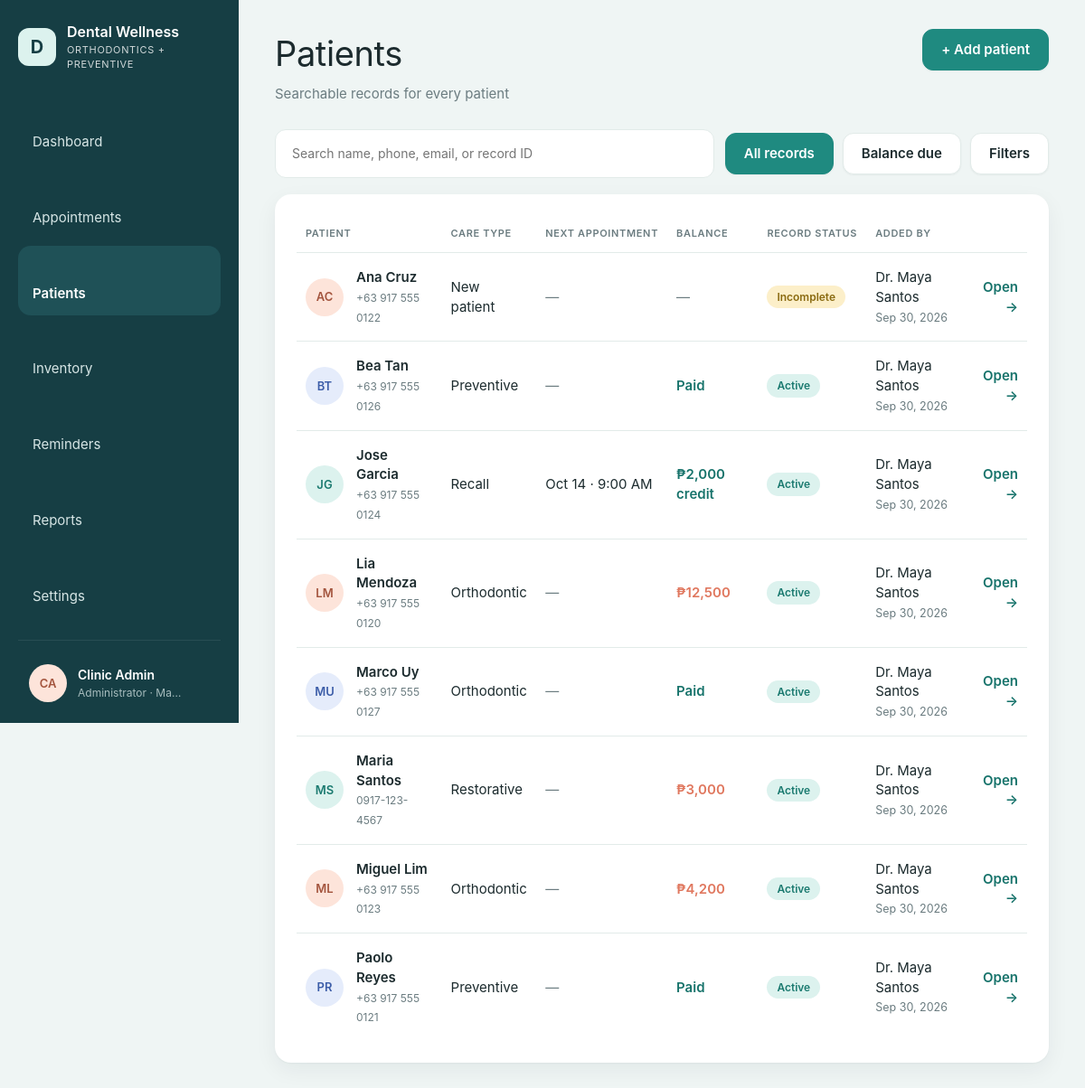
Page /patients/index.php (signed in) on the committed database.
### tables this page shows
CREATE TABLE IF NOT EXISTS users (
    id            INT UNSIGNED AUTO_INCREMENT PRIMARY KEY,
    name          VARCHAR(120) NOT NULL,
    username      VARCHAR(60)  NOT NULL UNIQUE,
    password_hash VARCHAR(255) NOT NULL,
    role          ENUM('admin','dentist','staff') NOT NULL DEFAULT 'staff',
    is_active     TINYINT(1) NOT NULL DEFAULT 1,
    last_login_at DATETIME NULL,
    created_at    DATETIME NOT NULL DEFAULT CURRENT_TIMESTAMP
);

CREATE TABLE IF NOT EXISTS patients (
    id                     INT UNSIGNED AUTO_INCREMENT PRIMARY KEY,
    record_no              VARCHAR(20) NULL UNIQUE,
    full_name              VARCHAR(150) NOT NULL,
    birth_date             DATE NULL,
    sex                    ENUM('female','male') NULL,
    phone                  VARCHAR(30) NULL,
    email                  VARCHAR(150) NULL,
    address                VARCHAR(255) NULL,
    care_type              ENUM('New patient','Preventive','Orthodontic','Restorative','Recall') NOT NULL DEFAULT 'New patient',
    emergency_name         VARCHAR(150) NULL,
    emergency_relationship VARCHAR(60) NULL,
    emergency_phone        VARCHAR(30) NULL,
    allergies              TEXT NULL,
    conditions             TEXT NULL,
    medications            TEXT NULL,
    dental_history         TEXT NULL,
    notes                  TEXT NULL,
    consent_signed         TINYINT(1) NOT NULL DEFAULT 0,
    consent_date           DATE NULL,
    status                 ENUM('draft','incomplete','active','archived') NOT NULL DEFAULT 'incomplete',
    created_by             INT UNSIGNED NULL,
    created_at             DATETIME NOT NULL DEFAULT CURRENT_TIMESTAMP,
    updated_at             DATETIME NOT NULL DEFAULT CURRENT_TIMESTAMP ON UPDATE CURRENT_TIMESTAMP,
    INDEX idx_patients_name (full_name),
    INDEX idx_patients_phone (phone),
    FOREIGN KEY (created_by) REFERENCES users(id) ON DELETE SET NULL
);

### includes/db.php (called while the page is built, shortened)
<?php
function db(): PDO
{
    static $pdo = null;
    if ($pdo === null) {
        $c = config('db');
        $dsn = sprintf('mysql:host=%s;port=%d;dbname=%s;charset=utf8mb4', $c['host'], $c['port'], $c['name']);
        $pdo = new PDO($dsn, $c['user'], $c['pass'], [
            PDO::ATTR_ERRMODE            => PDO::ERRMODE_EXCEPTION,
            PDO::ATTR_DEFAULT_FETCH_MODE => PDO::FETCH_ASSOC,
            PDO::ATTR_EMULATE_PREPARES   => false,
        ]);
        $pdo->exec("SET time_zone = '" . (new DateTime())->format('P') . "'");
        ensure_void_columns($pdo);
    }
    return $pdo;
}
function ensure_void_columns(PDO $pdo): void
{
    foreach (['treatments', 'payments'] as $table) {
        try {
            if ($pdo->query("SHOW COLUMNS FROM $table LIKE 'voided_at'")->fetch()) {
                continue;
            }
        } catch (PDOException $ex) {
            return;
        }
        $pdo->exec("ALTER TABLE $table ADD voided_at DATETIME NULL, ADD voided_by INT UNSIGNED NULL, ADD void_reason VARCHAR(255) NULL");
    }
}
function q(string $sql, array $params = []): PDOStatement
{
    $stmt = db()->prepare($sql);
    $stmt->execute($params);
    return $stmt;
}
function q_all(string $sql, array $params = []): array
{
    return q($sql, $params)->fetchAll();
}
function q_row(string $sql, array $params = []): ?array
{
    $row = q($sql, $params)->fetch();
    return $row === false ? null : $row;
}

### includes/auth.php (called while the page is built, shortened)
<?php
function current_user(): ?array
{
    static $user = false;
    if ($user === false) {
        $user = null;
        if (!empty($_SESSION['user_id'])) {
            $row = q_row('SELECT id, name, username, role, password_hash FROM users WHERE id = ? AND is_active = 1', [$_SESSION['user_id']]);
            $idle = (int) config('security.idle_minutes', 30) * 60;
            if (!$row) {
                end_user_session();
            } elseif ($idle > 0 && time() - (int) ($_SESSION['last_seen'] ?? 0) > $idle) {
                end_user_session('You were signed out after ' . ($idle / 60) . ' minutes without activity.');
            } elseif (!hash_equals((string) ($_SESSION['pw_fp'] ?? ''), password_fingerprint($row['password_hash']))) {
                end_user_session('Your password was changed. Sign in again with the new one.');
            } else {
                unset($row['password_hash']);
                $user = $row;
            }
        }
    }
    return $user;
}
function password_fingerprint(string $hash): string
{
    return hash('sha256', $hash);
}
function require_login(): array
{
    $user = current_user();
    return $user;
}
function can(string $permission): bool
{
    $user = current_user();
    $perms = ROLE_PERMISSIONS[$user['role']] ?? [];
    return in_array('*', $perms, true) || in_array($permission, $perms, true);
}

### patients/index.php (the view, shortened to what this page needs)
<?php
require_login();
$search = input('q');
$filter = input('filter');
$status = input('status');
$care = input('care');
$page = max(1, (int) input('page', '1'));
$perPage = 25;
$where = [];
$params = [];
if (isset(PATIENT_STATUSES[$status])) {
    $where[] = 'p.status = ?';
    $params[] = $status;
} else {
    $where[] = "p.status <> 'archived'";
}
$whereSql = 'WHERE ' . implode(' AND ', $where);
$patients = q_all('SELECT p.*, b.balance, b.charged, u.name AS added_by,
        (SELECT MIN(a.starts_at) FROM appointments a WHERE a.patient_id = p.id AND a.starts_at >= CURDATE()
            AND a.status NOT IN (\'cancelled\',\'no_show\',\'completed\')) AS next_appt
    FROM patients p JOIN ' . BALANCES . " b ON b.patient_id = p.id
    LEFT JOIN users u ON u.id = p.created_by $whereSql
    ORDER BY p.full_name LIMIT $perPage OFFSET " . (($page - 1) * $perPage), $params);
$link = fn(array $changes) => url('patients/') . '?' . http_build_query(array_filter(array_merge(
    ['q' => $search, 'filter' => $filter, 'status' => $status, 'care' => $care], $changes), fn($v) => $v !== '' && $v !== null));
layout_start('Patients', 'patients', [
    'subtitle' => 'Searchable records for every patient',
    'action'   => '<a class="btn btn-primary" href="' . url('patients/form.php') . '">+ Add patient</a>',
]);
?>
<div class="toolbar">
  <form method="get" class="spacer" role="search">
    <input type="search" name="q" value="<?= e($search) ?>" placeholder="Search name, phone, email, or record ID" aria-label="Search patients" style="background:var(--panel);padding:16px 18px">
  </form>
  <div class="row">
    <a class="btn<?= $filter === '' && $status === '' && $care === '' ? ' is-on' : '' ?>" href="<?= url('patients/') ?><?= $search !== '' ? '?q=' . e(urlencode($search)) : '' ?>">All records</a>
    <a class="btn<?= $filter === 'balance' ? ' is-on' : '' ?>" href="<?= e($link(['filter' => $filter === 'balance' ? '' : 'balance', 'page' => ''])) ?>">Balance due</a>
    <details class="user-menu">
      <summary class="btn<?= $status !== '' || $care !== '' ? ' is-on' : '' ?>">Filters</summary>
    </details>
  </div>
</div>
<section class="card">
  <div class="table-wrap">
    <table class="table-cards">
      <thead><tr><th>Patient</th><th>Care type</th><th>Next appointment</th><th>Balance</th><th>Record status</th><th>Added by</th><th></th></tr></thead>
      <tbody>
        <?php foreach ($patients as $i => $p): ?>
          <tr>
            <td><div class="who"><?= avatar($p['full_name'], $i) ?><span><strong><?= e($p['full_name']) ?></strong><small><?= e($p['phone'] ?: $p['record_no']) ?></small></span></div></td>
            <td data-label="Care type"><?= e($p['care_type']) ?></td>
            <td data-label="Next appointment"><?= $p['next_appt'] ? e(fmt_date($p['next_appt'], 'M j')) . ' · ' . fmt_time($p['next_appt']) : '<span class="muted">—</span>' ?></td>
            <td data-label="Balance">
              <?php if ($p['balance'] > 0): ?><span class="amount-due"><?= money($p['balance']) ?></span>
              <?php elseif ($p['balance'] < 0): ?><span class="amount-credit"><?= money($p['balance']) ?> credit</span>
              <?php elseif ($p['charged'] > 0): ?><span class="amount-paid">Paid</span>
              <?php else: ?><span class="muted">—</span><?php endif; ?>
            </td>
            <td data-label="Record status"><?= pill($p['status']) ?></td>
            <td data-label="Added by"><?= $p['added_by'] ? e($p['added_by']) : '<span class="muted">—</span>' ?><br><small class="muted"><?= e(fmt_date($p['created_at'], 'M j, Y')) ?></small></td>
            <td class="num"><a href="<?= url('patients/view.php') ?>?id=<?= $p['id'] ?>" style="font-weight:600">Open →</a></td>
          </tr>
        <?php endforeach; ?>
      </tbody>
    </table>
  </div>
</section>
<?php layout_end();

### includes/layout.php (shortened to what this page needs)
<?php
function icon(string $name): string
{
    $paths = [
        'dashboard'    => '<rect x="3" y="3" width="7" height="7" rx="1.5"/><rect x="14" y="3" width="7" height="7" rx="1.5"/><rect x="3" y="14" width="7" height="7" rx="1.5"/><rect x="14" y="14" width="7" height="7" rx="1.5"/>',
        'appointments' => '<rect x="3" y="5" width="18" height="16" rx="2"/><path d="M3 10h18M8 3v4M16 3v4"/>',
        'patients'     => '<circle cx="12" cy="8" r="4"/><path d="M4 21c0-4 4-6 8-6s8 2 8 6"/>',
        'inventory'    => '<ellipse cx="12" cy="6" rx="8" ry="3"/><path d="M4 6v6c0 1.7 3.6 3 8 3s8-1.3 8-3V6M4 12v6c0 1.7 3.6 3 8 3s8-1.3 8-3v-6"/>',
        'reminders'    => '<circle cx="12" cy="13" r="7"/><path d="M12 10v3l2 2M5 4 3 6M19 4l2 2"/>',
        'reports'      => '<path d="M6 3h9l4 4v14H6z"/><path d="M9 12h7M9 16h7M9 8h3"/>',
        'settings'     => '<circle cx="12" cy="12" r="3"/><path d="M12 2v3M12 19v3M4.2 4.2l2.1 2.1M17.7 17.7l2.1 2.1M2 12h3M19 12h3M4.2 19.8l2.1-2.1M17.7 6.3l2.1-2.1"/>',
        'logout'       => '<path d="M15 4h4v16h-4M10 8l-4 4 4 4M6 12h10"/>',
        'theme'        => '<path d="M20 14.5A8 8 0 1 1 9.5 4a6.5 6.5 0 0 0 10.5 10.5z"/>',
        'key'          => '<circle cx="8" cy="15" r="4"/><path d="M11 12l9-9M17 6l3 3M15 8l2 2"/>',
        'menu'         => '<path d="M4 6h16M4 12h16M4 18h16"/>',
        'chevron'      => '<path d="M9 6l6 6-6 6"/>',
    ];
    return '<svg class="icon" viewBox="0 0 24 24" fill="none" stroke="currentColor" stroke-width="1.6" stroke-linecap="round" stroke-linejoin="round" aria-hidden="true">'
        . ($paths[$name] ?? '') . '</svg>';
}
function theme_head(): string
{
    return "<script>(function(){var p;try{p=localStorage.getItem('welldent-theme')}catch(e){}"
        . "var d=p==='dark'||(p!=='light'&&window.matchMedia('(prefers-color-scheme: dark)').matches);"
        . "document.documentElement.setAttribute('data-theme',d?'dark':'light');"
        . "try{if(localStorage.getItem('welldent-sidebar')==='collapsed')document.documentElement.setAttribute('data-sidebar','collapsed')}catch(e){}})()</script>\n"
        . '<link rel="stylesheet" href="' . url('assets/css/app.css?v=9') . '">';
}
function layout_start(string $title, string $active, array $opts = []): void
{
    $user = current_user();
    $nav = [
        'dashboard'    => [url(), 'Dashboard'],
        'appointments' => [url('appointments/'), 'Appointments'],
        'patients'     => [url('patients/'), 'Patients'],
        'inventory'    => [url('inventory/'), 'Inventory'],
        'reminders'    => [url('reminders/'), 'Reminders'],
        'reports'      => [url('reports/'), 'Reports'],
    ];
    if (can('settings') || can('fees.manage')) {
        $nav['settings'] = [url('settings/'), 'Settings'];
    }
    ?>
<!doctype html>
<html lang="en">
<head>
<?= theme_head() ?>
</head>
<body>
<div class="shell">
  <aside class="sidebar">
    <div class="side-top">
      <a class="brand" href="<?= url() ?>" title="<?= e(config('clinic.name')) ?>">
        <span class="brand-mark">D</span>
        <span class="lbl"><strong><?= e(config('clinic.name')) ?></strong><small><?= e(config('clinic.tagline')) ?></small></span>
      </a>
      <button type="button" class="side-toggle" data-sidebar-toggle aria-label="Collapse sidebar" title="Collapse sidebar"><?= icon('menu') ?></button>
    </div>
    <nav class="nav">
      <?php foreach ($nav as $key => [$href, $label]): ?>
        <a href="<?= $href ?>" class="<?= $key === $active ? 'active' : '' ?>" title="<?= e($label) ?>"><?= icon($key) ?><span class="lbl"><?= e($label) ?></span></a>
      <?php endforeach; ?>
    </nav>
    <details class="side-account">
      <summary title="<?= e($user['name']) ?>">
        <span class="avatar avatar-0"><?= e(initials($user['name'])) ?></span>
        <span class="lbl"><strong><?= e($user['name']) ?></strong><small><?= e(ROLE_LABELS[$user['role']]) ?> · <?= e(config('clinic.city')) ?></small></span>
        <span class="chev"><?= icon('chevron') ?></span>
      </summary>
    </details>
  </aside>
  <main class="main">
    <header class="page-head">
      <div>
        <h1><?= e($title) ?></h1>
        <?php if (!empty($opts['subtitle'])): ?><p class="muted"><?= e($opts['subtitle']) ?></p><?php endif; ?>
      </div>
      <div class="head-actions">
        <?= $opts['action'] ?? '' ?>
      </div>
    </header>
<?php
}
function layout_end(): void
{
    ?>
  </main>
</div>
</body>
</html>
<?php
}

### includes/helpers.php (shortened to what this page needs)
<?php
function config(string $key, $default = null)
{
    $value = $GLOBALS['config'];
    foreach (explode('.', $key) as $part) {
        $value = $value[$part];
    }
    return $value;
}
function e($value): string
{
    return htmlspecialchars((string) ($value ?? ''), ENT_QUOTES, 'UTF-8');
}
function money($amount): string
{
    return '₱' . number_format(abs((float) $amount), ((float) $amount == floor((float) $amount)) ? 0 : 2);
}
function url(string $path = ''): string
{
    static $base = null;
    if ($base === null) {
        $root = str_replace('\\', '/', (string) realpath(APP_ROOT));
        $script = str_replace('\\', '/', (string) realpath($_SERVER['SCRIPT_FILENAME'] ?? ''));
        $name = (string) ($_SERVER['SCRIPT_NAME'] ?? '');
        $inApp = $root !== '' && stripos($script, $root . '/') === 0;
        $tail = $inApp ? substr($script, strlen($root)) : '';
        $base = $inApp && strcasecmp(substr($name, -strlen($tail)), $tail) === 0 ? substr($name, 0, -strlen($tail)) : '';
    }
    return $base . '/' . ltrim($path, '/');
}
function input(string $key, $default = ''): string
{
    $value = $_POST[$key] ?? $_GET[$key] ?? $default;
    return is_string($value) ? trim($value) : (string) $default;
}
function fmt_date(?string $value, string $format = 'M j, Y'): string
{
    return $value ? date($format, strtotime($value)) : '—';
}
function fmt_time(?string $value): string
{
    return $value ? date('g:i A', strtotime($value)) : '';
}
function initials(string $name): string
{
    $parts = preg_split('/\s+/', trim($name));
    $first = mb_substr($parts[0] ?? '', 0, 1);
    $last = count($parts) > 1 ? mb_substr(end($parts), 0, 1) : '';
    return mb_strtoupper($first . $last);
}
function pill(string $status, ?string $label = null): string
{
    $label ??= APPOINTMENT_STATUSES[$status] ?? PATIENT_STATUSES[$status] ?? ucfirst(str_replace('_', ' ', $status));
    return '<span class="pill pill-' . e($status) . '">' . e($label) . '</span>';
}
function avatar(string $name, int $seed = 0): string
{
    return '<span class="avatar avatar-' . ($seed % 3) . '">' . e(initials($name)) . '</span>';
}

### rows in the picture
users: name "CA", name "Clinic Admin", role "Administrator"
patients: full_name "AC", full_name "Ana Cruz", phone "+63 917 555 0122", care_type "New patient", label "Incomplete", created_by.name "Dr. Maya Santos", created_at "Sep 30, 2026"
patients: full_name "BT", full_name "Bea Tan", phone "+63 917 555 0126", care_type "Preventive", shows "Paid", label "Active", created_by.name "Dr. Maya Santos", created_at "Sep 30, 2026"
patients: full_name "JG", full_name "Jose Garcia", phone "+63 917 555 0124", care_type "Recall", next_appt "Oct 14", next_appt "9:00 AM", balance "₱2,000", label "Active", created_by.name "Dr. Maya Santos", created_at "Sep 30, 2026"
patients: full_name "LM", full_name "Lia Mendoza", phone "+63 917 555 0120", care_type "Orthodontic", balance "₱12,500", label "Active", created_by.name "Dr. Maya Santos", created_at "Sep 30, 2026"
patients: full_name "MU", full_name "Marco Uy", phone "+63 917 555 0127", care_type "Orthodontic", shows "Paid", label "Active", created_by.name "Dr. Maya Santos", created_at "Sep 30, 2026"
patients: full_name "MS", full_name "Maria Santos", phone "0917-123-4567", care_type "Restorative", balance "₱3,000", label "Active", created_by.name "Dr. Maya Santos", created_at "Sep 30, 2026"
patients: full_name "ML", full_name "Miguel Lim", phone "+63 917 555 0123", care_type "Orthodontic", balance "₱4,200", label "Active", created_by.name "Dr. Maya Santos", created_at "Sep 30, 2026"
patients: full_name "PR", full_name "Paolo Reyes", phone "+63 917 555 0121", care_type "Preventive", shows "Paid", label "Active", created_by.name "Dr. Maya Santos", created_at "Sep 30, 2026"

### other values in the picture
config('clinic.name') "Dental Wellness"
config('clinic.tagline') "ORTHODONTICS + PREVENTIVE"
$label "Dashboard"
$label "Appointments"
$label "Patients"
$label "Inventory"
$label "Reminders"
$label "Reports"
$label "Settings"
config('clinic.city') "Ma…"
$title "Patients"
$opts['subtitle'] "Searchable records for every patient"
$opts['action'] "+ Add patient"
